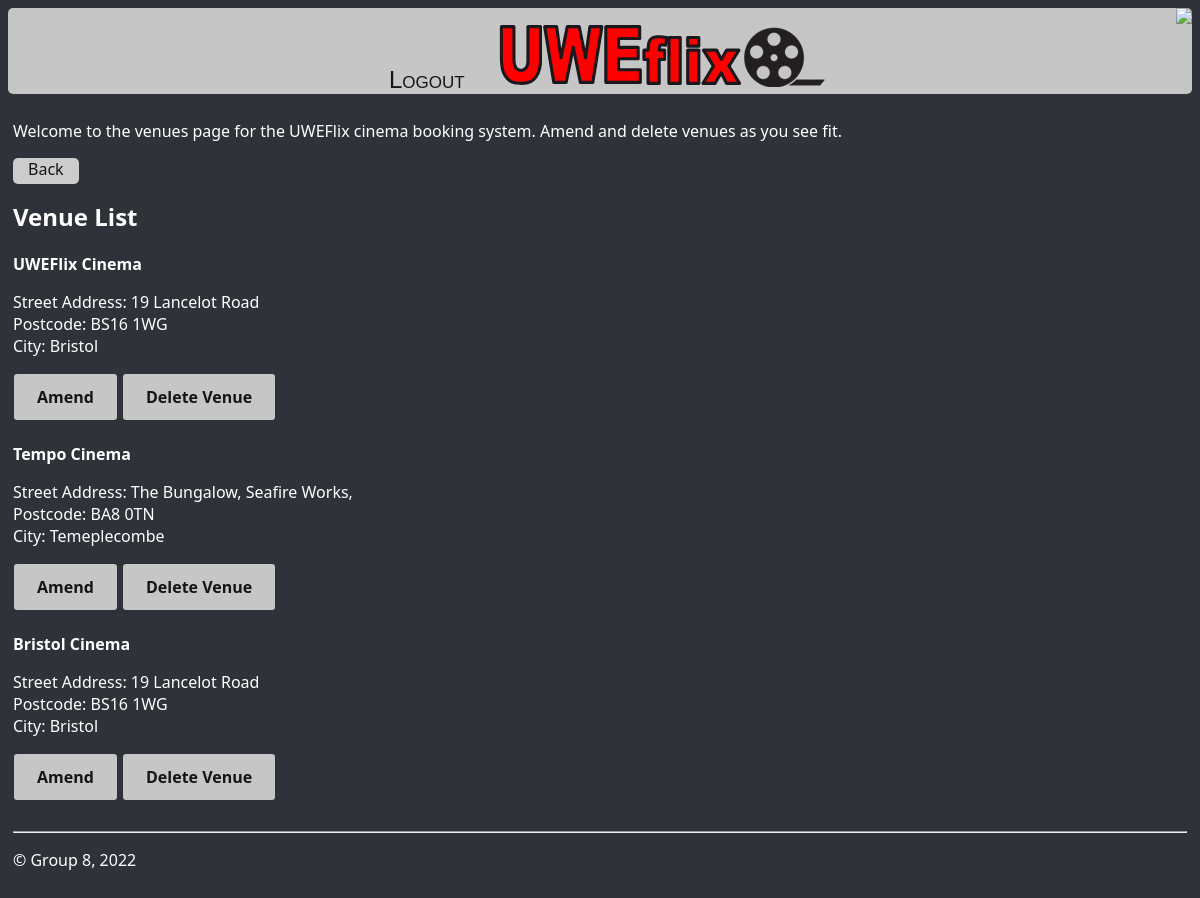
The app's page /allVenues/ (signed in), older data.
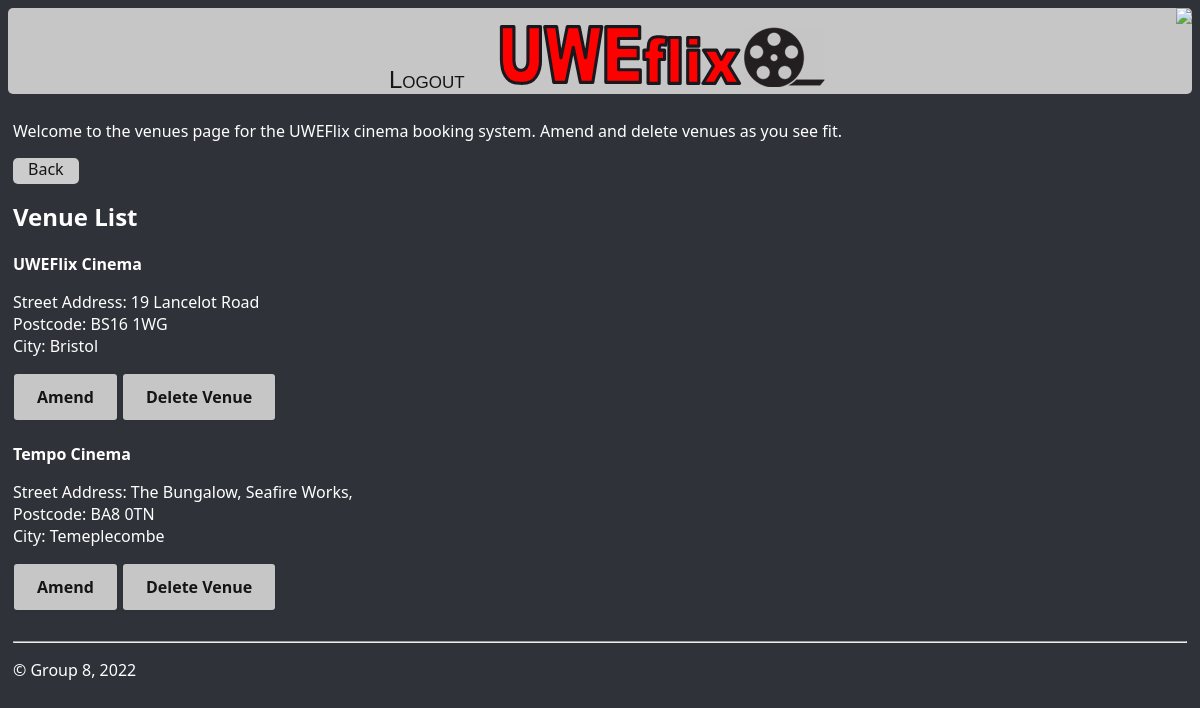
The same page, newer data.
### uweflix/models.py (models this page shows, shortened)
class Venue(models.Model):
    venue_id = models.UUIDField(primary_key=True, default=uuid.uuid4, editable=False, unique=True)
    name =  models.CharField(max_length=25)
    street_address = models.CharField(max_length=100)
    postcode = models.CharField(max_length=8)
    city = models.CharField(max_length=20)

### uweflix/views.py (the view)
# urls.py: path("allVenues/", views.getAllVenues, name="allVenues"),
def getAllVenues(request):
    venueList = Venue.objects.all()
    return render(request, 'uweflix/allVenues.html', {'venueList': venueList})

### uweflix/templates/uweflix/allVenues.html (shortened to what this page needs)
{% extends "uweflix/layout.html" %}
{% block content %}
    <p>Welcome to the venues page for the UWEFlix cinema booking system. Amend and delete venues as you see fit.</p>
    <a class = "nevermindButton" href="{% url 'cinemaAdmin' %}">Back</a>
    <h2>Venue List</h2>
{% for venue in venueList %}
    <div class="card">
        <div class="card-header">
            <strong>{{ venue.name }}</strong>
        </div>
        <div class="card-body">
        <p class="card-text">
            Street Address:  {{ venue.street_address }}
            <br>
            Postcode:  {{ venue.postcode }}
            <br>
            City:  {{ venue.city }}
            <br>
        </p>
        </div>
        <div class="card-footer text-muted">
            <a class="amendButtons" href="{% url 'amendVenues' venue.venue_id %}">Amend</a>
            <a class="deleteButtons" href="{% url 'deleteVenues' venue.venue_id %}">Delete Venue</a>
        </div>
    </div>
    <br>
    {% endfor %}
{% endblock %}

Row changes from the older to the newer data that the page shows:
removed Venue: name "Bristol Cinema", street_address "19 Lancelot Road", postcode "BS16 1WG", city "Bristol"
